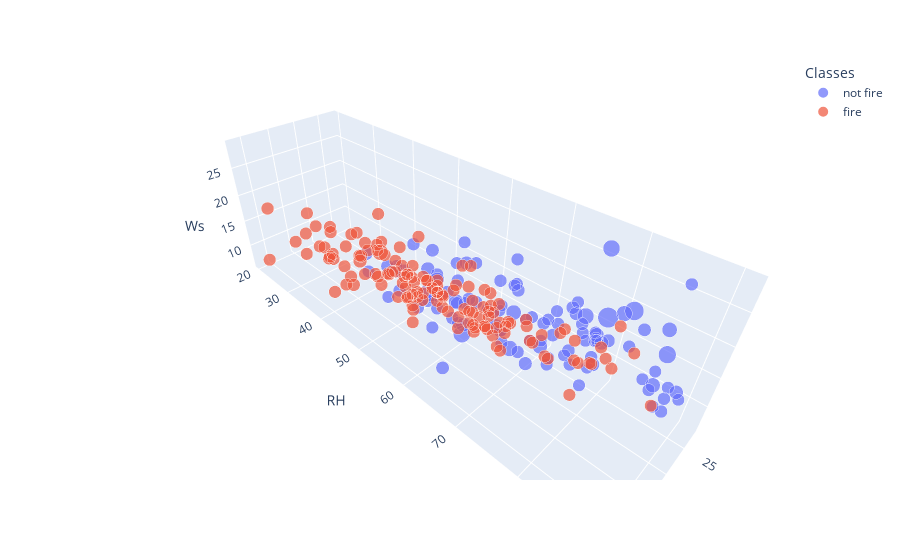

The code cell stored with this chart in its notebook:
### Code cell
# Relatonship Between Temprature, Humidity and Wind Speed
pty.scatter_3d(Algeria_df, "Temperature", " RH", " Ws", color="Classes", size=rain_10)

### Figure 1 — Plotly figure (JSON) as saved in the notebook; plotly's stock layout.template omitted (floating-point values rounded to 4 significant figures; data arrays with more than 128 entries replaced by an {"elided": "..."} marker saying what was removed)
{"data": [{"hovertemplate": "Classes=not fire<br>Temperature=%{x}<br> RH=%{y}<br> Ws=%{z}<br>size=%{marker.size}<extra></extra>", "legendgroup": "not fire", "marker": {"color": "#636efa", "size": [10, 11.3, 23.1, 12.5, 10, 10.2, 10, 11.2, 10.5, 13.1, 10.7, 10.6, 10.3, 10.1, 10.4, 10.1, 10.3, 11, 11.2, 10.7, 10, 10.2, 11.4, 10.7, 10, 10.1, 10, 10.6, 10.4, 10, 10.1, 10.4, 10.1, 10, 10.4, 10.3, 10.3, 10.3, 10.8, 26.8, 17.2, 20.1, 13.8, 10.1, 10.1, 10.3, 10.9, 11, 11.8, 11.8, 10, 14.6, 18.3, 10.4, 10, 10.6, 10.5, 10.6, 15.8, 10, 10.7, 11.8, 11.4, 10.7, 14, 12, 10, 10.2, 11.3, 10.1, 12, 10.7, 10, 10.4, 14.7, 18.7, 14.5, 10.2, 11.1, 10.8, 11.7, 12.2, 13.8, 12.9, 11.1, 11.2, 10.2, 10, 10, 13.1, 12.9, 10.4, 10, 10, 10.2, 14.1, 16.5, 11.1, 10, 10.2, 12, 10, 14.4, 10.5, 10.1, 10.2], "sizemode": "area", "sizeref": 0.067, "symbol": "circle"}, "mode": "markers", "name": "not fire", "scene": "scene", "showlegend": true, "type": "scatter3d", "x": [29, 29, 26, 25, 27, 25, 28, 27, 30, 28, 29, 30, 31, 31, 30, 31, 32, 29, 27, 32, 33, 35, 32, 33, 33, 31, 34, 34, 30, 28, 28, 27, 28, 36, 35, 35, 32, 35, 35, 28, 25, 22, 25, 29, 29, 31, 30, 30, 33, 30, 29, 25, 22, 24, 30, 31, 32, 29, 26, 31, 32, 26, 25, 32, 30, 29, 30, 32, 28, 27, 30, 27, 28, 29, 31, 33, 32, 31, 33, 33, 34, 28, 34, 34, 33, 39, 35, 29, 38, 30, 34, 35, 29, 28, 30, 30, 34, 29, 30, 34, 26, 28, 28, 27, 24, 24], "y": [57, 61, 82, 89, 77, 88, 79, 84, 78, 80, 89, 89, 78, 55, 80, 67, 47, 68, 75, 76, 78, 64, 68, 69, 76, 75, 81, 61, 80, 76, 79, 66, 78, 45, 55, 63, 60, 51, 70, 80, 76, 86, 78, 73, 74, 71, 73, 77, 73, 77, 88, 86, 76, 82, 65, 50, 54, 65, 81, 54, 47, 80, 78, 71, 73, 80, 64, 60, 51, 59, 52, 79, 90, 87, 69, 62, 67, 72, 46, 59, 42, 58, 51, 56, 63, 64, 58, 87, 52, 54, 63, 56, 86, 67, 66, 58, 71, 74, 73, 58, 49, 70, 87, 87, 54, 64], "z": [18, 13, 22, 13, 16, 13, 12, 21, 20, 17, 13, 16, 14, 16, 16, 17, 13, 19, 19, 20, 17, 18, 14, 13, 14, 13, 15, 13, 19, 21, 18, 22, 16, 14, 12, 14, 18, 13, 17, 21, 17, 15, 15, 17, 19, 17, 17, 15, 12, 21, 13, 21, 26, 15, 14, 19, 11, 19, 21, 11, 14, 16, 14, 12, 13, 14, 14, 14, 17, 18, 15, 16, 15, 15, 17, 10, 14, 14, 14, 16, 15, 18, 16, 15, 17, 9, 10, 18, 14, 14, 13, 14, 16, 19, 15, 12, 14, 15, 14, 13, 6, 15, 15, 29, 18, 15]}, {"hovertemplate": "Classes=fire<br>Temperature=%{x}<br> RH=%{y}<br> Ws=%{z}<br>size=%{marker.size}<extra></extra>", "legendgroup": "fire", "marker": {"color": "#EF553B", "size": {"elided": "137 float values"}, "sizemode": "area", "sizeref": 0.067, "symbol": "circle"}, "mode": "markers", "name": "fire", "scene": "scene", "showlegend": true, "type": "scatter3d", "x": {"elided": "137 int values"}, "y": {"elided": "137 int values"}, "z": {"elided": "137 int values"}}], "layout": {"legend": {"itemsizing": "constant", "title": {"text": "Classes"}, "tracegroupgap": 0}, "margin": {"t": 60}, "scene": {"domain": {"x": [0, 1], "y": [0, 1]}, "xaxis": {"title": {"text": "Temperature"}}, "yaxis": {"title": {"text": " RH"}}, "zaxis": {"title": {"text": " Ws"}}}}}
